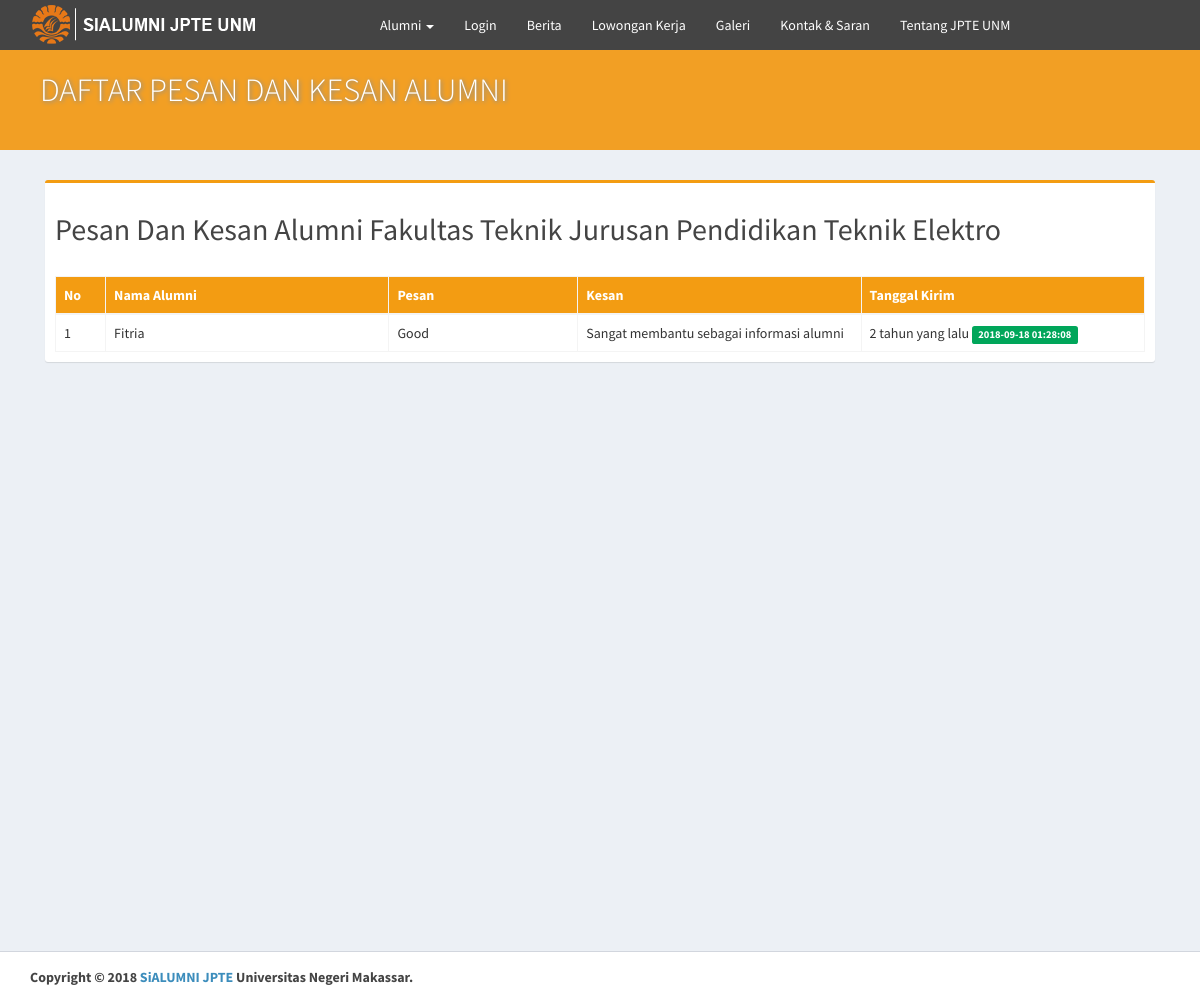
Page /pesan-kesan-alumni.php on the committed database.
### tables this page shows
CREATE TABLE `data_pesankesan` (
  `id_pesankesan` int(10) NOT NULL,
  `pesan` varchar(1000) NOT NULL,
  `kesan` varchar(1000) NOT NULL,
  `penulis` varchar(1000) NOT NULL,
  `tanggal` datetime NOT NULL
);

### pesan-kesan-alumni.php (the view, shortened to what this page needs)
<?php
include 'global_header.php';
?>
<div class="content-wrapper" style="min-height: 901px;">
	<div class="img-paralax hidden-xs">
		<div class="container">
			<div class="paralax-title">
				Daftar Pesan dan Kesan Alumni
			</div>
		</div>
	</div>
	<div class="container">
		<section class="content-header">
		</section>
		<section class="content">
			<div class="box box-warning">
				<div class="box-header">
					<div class="box-title"><h2>Pesan Dan Kesan Alumni Fakultas Teknik Jurusan Pendidikan Teknik Elektro</h2></div>
				</div>
				<div class="box-body table-responsive">
					<table id="example1" class="table table-bordered">
						<thead class="bg-yellow">
							<th width="2%">No</th>
							<th width="15%">Nama Alumni</th>
							<th width="10%">Pesan</th>
							<th width="15%">Kesan</th>
							<th width="15%">Tanggal Kirim</th>
						</thead>
						<?php
						$result = $koneksi->query("SELECT * FROM data_pesankesan");
						$no=0; foreach ($result as $data): $no++
						?>
						<tr>
							<td><?php echo $no;?></td>
							<td><?php echo $data['penulis']; ?></a></td>
							<td><?php echo $data['pesan']; ?></td>
							<td><?php echo $data['kesan']; ?></td>
							<td>
								<?php
								$tanggal = $data["tanggal"];
								if($tanggal==='0000-00-00 00:00:00'){
									echo "tidak ada";
								}else{
									echo time_ago($data['tanggal']);
								} ;?>
								<span class="label bg-green"><?php echo $data['tanggal']; ?></span>
							</td>
						</tr>
					<?php endforeach; ?>
				</table>
			</div>
		</div>
	</section>
</div></div>
<?php
include 'global_footer.php';
?>
<?php
function time_ago($datetime, $full = false)
{
	$today = time();
	$createdday = strtotime($datetime);
	$datediff = abs($today - $createdday);
	$difftext = "";
	$years = floor($datediff / (365 * 60 * 60 * 24));
	$months = floor(($datediff - $years * 365 * 60 * 60 * 24) / (30 * 60 * 60 * 24));
	if ($difftext == "") {
		if ($years > 1)
			$difftext = $years . " tahun yang lalu";
		elseif ($years == 1)
			$difftext = $years . " tahun yang lalu";
	}
	return $difftext;
}
?>

### assets/css/_all-skins.css (style rules this page uses)
.skin-yellow .content-header { background: transparent; }

### assets/css/tambahan.css (style rules this page uses)
.img-paralax { background: #F29F24 url(https://i.imgur.com/B6l59Ls.jpg) center no-repeat; height: 100px; overflow: hidden; font-size: 25px; }
.paralax-title { position: absolute; text-transform: uppercase; font-weight: 300; font-size: 1.3em; line-height: 0.9em; text-shadow: 1px 1px 4px #6e8cb2; margin-top: 25px; margin-left: 10px; color: #fff; }

### rows in the picture
data_pesankesan: penulis "Fitria", pesan "Good", kesan "Sangat membantu sebagai informasi alumni", tanggal "2 tahun yang lalu", tanggal "2018-09-18 01:28:08"
